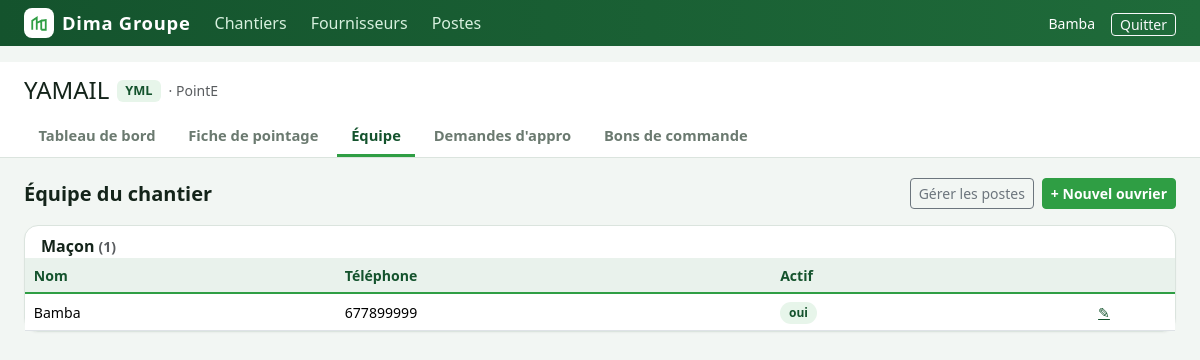
Page /pointage/chantier/1/equipe/ (signed in) on the committed database.
### pointage/models.py (models this page shows, shortened)
class Chantier(models.Model):
    JOURS = [(0, "Lundi"), (1, "Mardi"), (2, "Mercredi"), (3, "Jeudi"), (4, "Vendredi"),
             (5, "Samedi"), (6, "Dimanche")]
    nom = models.CharField(max_length=200, help_text="Ex. : YAMAIL")
    code = models.CharField(max_length=10, unique=True, help_text="Préfixe des numéros. Ex. : YML")
    site = models.CharField("Site", max_length=200, blank=True, help_text="Ex. : Point E")
    client = models.CharField(max_length=200, blank=True)
    chef_projet = models.CharField("Chef de projet", max_length=150, blank=True)
    debut_semaine = models.PositiveSmallIntegerField(
        "La semaine de pointage commence le", choices=JOURS, default=5)
    actif = models.BooleanField(default=True)
    created_at = models.DateTimeField(auto_now_add=True)
    class Meta:
        ordering = ["-actif", "nom"]

class Poste(models.Model):
    nom = models.CharField(max_length=100, unique=True)
    ordre = models.PositiveSmallIntegerField(default=0, help_text="Ordre d'affichage sur la fiche")
    class Meta:
        ordering = ["ordre", "nom"]
    def __str__(self):
        return self.nom

class Ouvrier(models.Model):
    chantier = models.ForeignKey(Chantier, on_delete=models.CASCADE, related_name="ouvriers")
    poste = models.ForeignKey(Poste, on_delete=models.SET_NULL, null=True, blank=True, related_name="ouvriers")
    nom = models.CharField(max_length=150)
    telephone = models.CharField(max_length=50, blank=True)
    actif = models.BooleanField(default=True)
    class Meta:
        ordering = ["poste__ordre", "poste__nom", "nom"]

### pointage/views.py (the view)
# urls.py: path("chantier/<int:chantier_pk>/equipe/", v.equipe, name="equipe"),
@login_required
def equipe(request, chantier_pk):
    ch = _chantier(chantier_pk)
    groupes = {}
    for o in ch.ouvriers.select_related("poste"):
        groupes.setdefault(o.poste, []).append(o)
    return render(request, "pointage/equipe.html", {"ch": ch, "groupes": list(groupes.items())})

### pointage/templatetags/pointage_tags.py (called while the page is built)
@register.simple_tag
def entreprise():
    return getattr(settings, "POINTAGE_ENTREPRISE", "Dima Groupe")

### pointage/views.py (called while the page is built)
def _chantier(pk):
    return get_object_or_404(m.Chantier, pk=pk)

### pointage/templates/pointage/equipe.html
{% extends "pointage/base.html" %}
{% block content %}
<div class="d-flex justify-content-between align-items-center mb-3">
  <h2 class="h5 fw-bold mb-0">Équipe du chantier</h2>
  <div class="d-flex gap-2"><a class="btn btn-outline-secondary btn-sm" href="{% url 'pointage:poste_list' %}">Gérer les postes</a>
    <a class="btn btn-brand btn-sm" href="{% url 'pointage:ouvrier_create' ch.pk %}">+ Nouvel ouvrier</a></div>
</div>
{% for poste, ouvriers in groupes %}
<div class="card-soft mb-3"><div class="px-3 pt-2 fw-bold">{{ poste|default:"Sans poste" }} <span class="text-muted small">({{ ouvriers|length }})</span></div>
  <table class="table table-sm grid mb-0"><thead><tr><th>Nom</th><th>Téléphone</th><th>Actif</th><th></th></tr></thead>
  {% for o in ouvriers %}<tr><td>{{ o.nom }}</td><td>{{ o.telephone }}</td><td>{% if o.actif %}<span class="pill pill-ok">oui</span>{% else %}<span class="pill pill-grey">non</span>{% endif %}</td>
    <td class="text-center"><a href="{% url 'pointage:ouvrier_update' o.pk %}">✎</a></td></tr>{% endfor %}</table></div>
{% empty %}<div class="alert alert-info">Aucun ouvrier. Crée d'abord les <a href="{% url 'pointage:poste_list' %}">postes</a> (HSE, grutier, soudeur, ferrailleurs…), puis ajoute les ouvriers.</div>{% endfor %}
{% endblock %}

### pointage/templates/pointage/base.html (shortened to what this page needs)
{% load static pointage_tags %}<!doctype html>
<html lang="fr">
<head>
  <link href="https://cdn.jsdelivr.net/npm/bootstrap@5.3.3/dist/css/bootstrap.min.css" rel="stylesheet">
  <link href="{% static 'pointage/pointage.css' %}" rel="stylesheet">
</head>
<body>
{% with u=request.resolver_match.url_name %}
<nav class="topbar no-print">
  <div class="d-flex align-items-center gap-4 px-4 py-2 flex-wrap">
    <a class="brand" href="{% url 'pointage:home' %}">
      <span class="mark"><svg width="18" height="18" viewBox="0 0 24 24" fill="none" stroke="#2f9e44" stroke-width="2.4"><path d="M3 21V9l6-4v16M9 21V12l6-3v12M15 21h6V8l-6 1"/></svg></span>
      {% entreprise %}
    </a>
    <a href="{% url 'pointage:home' %}" class="{% if u == 'home' %}active{% endif %}">Chantiers</a>
    <a href="{% url 'pointage:fournisseur_list' %}" class="{% if 'fournisseur' in u %}active{% endif %}">Fournisseurs</a>
    <a href="{% url 'pointage:poste_list' %}" class="{% if 'poste' in u %}active{% endif %}">Postes</a>
    <span class="ms-auto d-flex align-items-center gap-3">
      {% if user.is_authenticated %}
      <span class="small">{{ user.get_full_name|default:user.username }}</span>
      <form method="post" action="{% url 'pointage:logout' %}" class="m-0">{% csrf_token %}
        <button class="btn btn-sm btn-outline-light py-0">Quitter</button></form>
      {% endif %}
    </span>
  </div>
</nav>
<main class="px-4 pb-5 pt-3" style="max-width:1500px;margin:auto">
  {% if ch %}
  <div class="chantier-head no-print">
    <div class="d-flex align-items-center gap-2 flex-wrap">
      <h1 class="h4 mb-0">{{ ch.nom }}</h1><span class="code">{{ ch.code }}</span>
      {% if ch.site %}<span class="text-muted small">· {{ ch.site }}</span>{% endif %}
    </div>
    <div class="tabs-ch">
      <a href="{% url 'pointage:dashboard' ch.pk %}" class="{% if u == 'dashboard' %}active{% endif %}">Tableau de bord</a>
      <a href="{% url 'pointage:pointage_semaine' ch.pk %}" class="{% if u == 'pointage_semaine' %}active{% endif %}">Fiche de pointage</a>
      <a href="{% url 'pointage:equipe' ch.pk %}" class="{% if u == 'equipe' or 'ouvrier' in u %}active{% endif %}">Équipe</a>
      <a href="{% url 'pointage:demande_list' ch.pk %}" class="{% if 'demande' in u %}active{% endif %}">Demandes d'appro</a>
      <a href="{% url 'pointage:bon_list' ch.pk %}" class="{% if 'bon' in u or u == 'livraison' %}active{% endif %}">Bons de commande</a>
    </div>
  </div>
  {% endif %}
  {% block content %}{% endblock %}
</main>
{% endwith %}
</body>
</html>

### pointage/static/pointage/pointage.css (style rules this page uses)
:root { --brand: #2f9e44; --brand-dark: #14532d; --brand-soft: #e7f5ea; --ink: #14241a; --muted: #6b7a70; --bg: #f2f6f3; --line: #dbe4de; --warn: #f59f00; --danger: #d9480f; }
body { background: var(--bg); color: var(--ink); font-family: "Segoe UI", system-ui, -apple-system, Roboto, sans-serif; }
a { color: var(--brand-dark); }
.btn-brand { background: var(--brand); border-color: var(--brand); color: #fff; font-weight: 600; }
.topbar { background: linear-gradient(90deg, var(--brand-dark), #1f6b3a); color: #fff; }
.topbar a { color: #d7f0de; text-decoration: none; }
.brand { font-weight: 800; letter-spacing: .04em; font-size: 1.15rem; color: #fff !important; display: flex; align-items: center; gap: .5rem; }
.brand .mark { width: 30px; height: 30px; border-radius: 8px; background: #fff; display: grid; place-items: center; }
.chantier-head { background: #fff; border-bottom: 1px solid var(--line); margin: 0 -1.5rem 1.25rem; padding: .9rem 1.5rem 0; }
.chantier-head .code { background: var(--brand-soft); color: var(--brand-dark); font-weight: 700; border-radius: 6px; padding: .1rem .5rem; font-size: .8rem; }
.tabs-ch { display: flex; gap: .25rem; flex-wrap: wrap; margin-top: .6rem; }
.tabs-ch a { padding: .55rem .9rem; border-bottom: 3px solid transparent; text-decoration: none; color: var(--muted); font-weight: 600; font-size: .92rem; }
.tabs-ch a.active { color: var(--brand-dark); border-color: var(--brand); }
.card-soft { background: #fff; border: 1px solid var(--line); border-radius: 14px; box-shadow: 0 1px 2px rgba(20,36,26,.04); }
.pill { display: inline-block; padding: .12rem .55rem; border-radius: 99px; font-size: .75rem; font-weight: 700; }
.pill-ok { background: var(--brand-soft); color: var(--brand-dark); }
.grid { background: #fff; }
.grid th, .grid td { font-size: .88rem; padding: .4rem .55rem; vertical-align: middle; }
.grid thead th { background: #e9f2ec; color: var(--brand-dark); font-weight: 700; border-bottom: 2px solid var(--brand); }

### rows in the picture
Chantier: nom "YAMAIL", code "YML", site "PointE"
Poste: nom "Maçon", ouvriers "1"
Ouvrier: nom "Bamba", telephone "677899999", actif "oui"

### other values in the picture
{{ user.get_full_name|default:user.username }} "Bamba"
